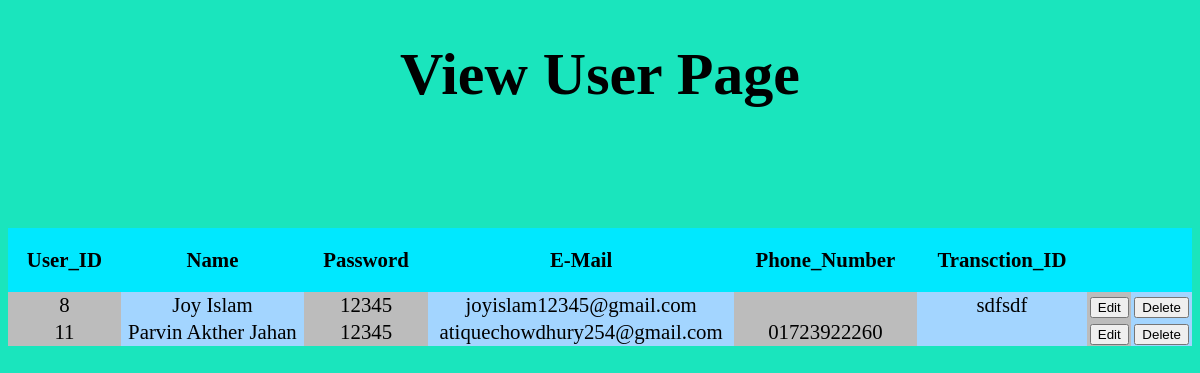
The page /view_user.php (signed in) on the database its author committed.
### tables this page shows
CREATE TABLE `user` (
  `User_ID` int(11) NOT NULL,
  `Name` varchar(45) NOT NULL,
  `Password` char(100) NOT NULL,
  `Email` varchar(100) NOT NULL,
  `Phone_Number` char(15) NOT NULL,
  `Transction_ID` char(20) DEFAULT NULL,
  `State` tinyint(2) DEFAULT NULL
);

### view_user.php (the view, shortened to what this page needs)
<!DOCTYPE html>
<html lang="en" dir="ltr">
  <head>
    <link rel="stylesheet" href="./view_user.css">
  </head>
  <body>
    <h1>View User Page</h1>
    <table class="motable" align="center">
      <thead>
        <tr>
          <th>User_ID</th>
          <th>Name</th>
          <th>Password</th>
          <th>E-Mail</th>
          <th>Phone_Number</th>
          <th>Transction_ID</th>
          <th></th>
          <th></th>
        </tr>
      </thead>
     <?php
       include("connect.php");
       $view_users="select * from user";
       $view_query = mysqli_query($conn, $view_users);
       while ($rows=mysqli_fetch_array($view_query)) {
         $user_id = $rows[0];
         $user_Name = $rows[1];
         $user_password = $rows[2];
         $user_email = $rows[3];
         $user_pnum = $rows[4];
         $user_tid = $rows[5];
         ?>
         <tbody>
         <tr>
           <td><?php echo $user_id  ?></td>
           <td><?php echo $user_Name ?></td>
           <td><?php echo $user_password ?></td>
           <td><?php echo $user_email ?></td>
           <td><?php echo $user_pnum ?></td>
           <td><?php echo $user_tid ?></td>
           <td> <a href="./edit.php?id=<?php echo $user_id  ?>"> <button >Edit</button> </a> </td>
           <td> <a href="./delete.php?id=<?php echo $user_id  ?>"> <button onclick="return confirm('Are you sure?')"> Delete </button> </a> </td>
         </tr>
       </tbody>
         <?php
       }
      ?>
    </table>
  </body>
</html>

### view_user.css (style rules this page uses)
h1 { color: black; text-align: center; font-size: 60px; }
body { background-color: #1AE5BD }
.motable { width: 100%; margin-top: 10%; margin-right: auto; margin-left: auto; margin-bottom: 20px; border-collapse: collapse; font-size: 1.3em; min-width: 400px; }
.motable thead tr { background-color: #00E8FF; color: black; text-align: center; }
.motable tbody tr { text-align: center; }
.motable th, .motable tr { padding: 20px 15px; }
.motable td:nth-child(2n+1) { background-color: #BCBCBC; }
.motable td:nth-child(2n+2) { background-color: #A3D5FF; }

### rows shown on the page
user: User_ID "8", Name "Joy Islam", Password "12345", Email "joyislam12345@gmail.com", Transction_ID "sdfsdf"
user: User_ID "11", Name "Parvin Akther Jahan", Password "12345", Email "atiquechowdhury254@gmail.com", Phone_Number "01723922260"
